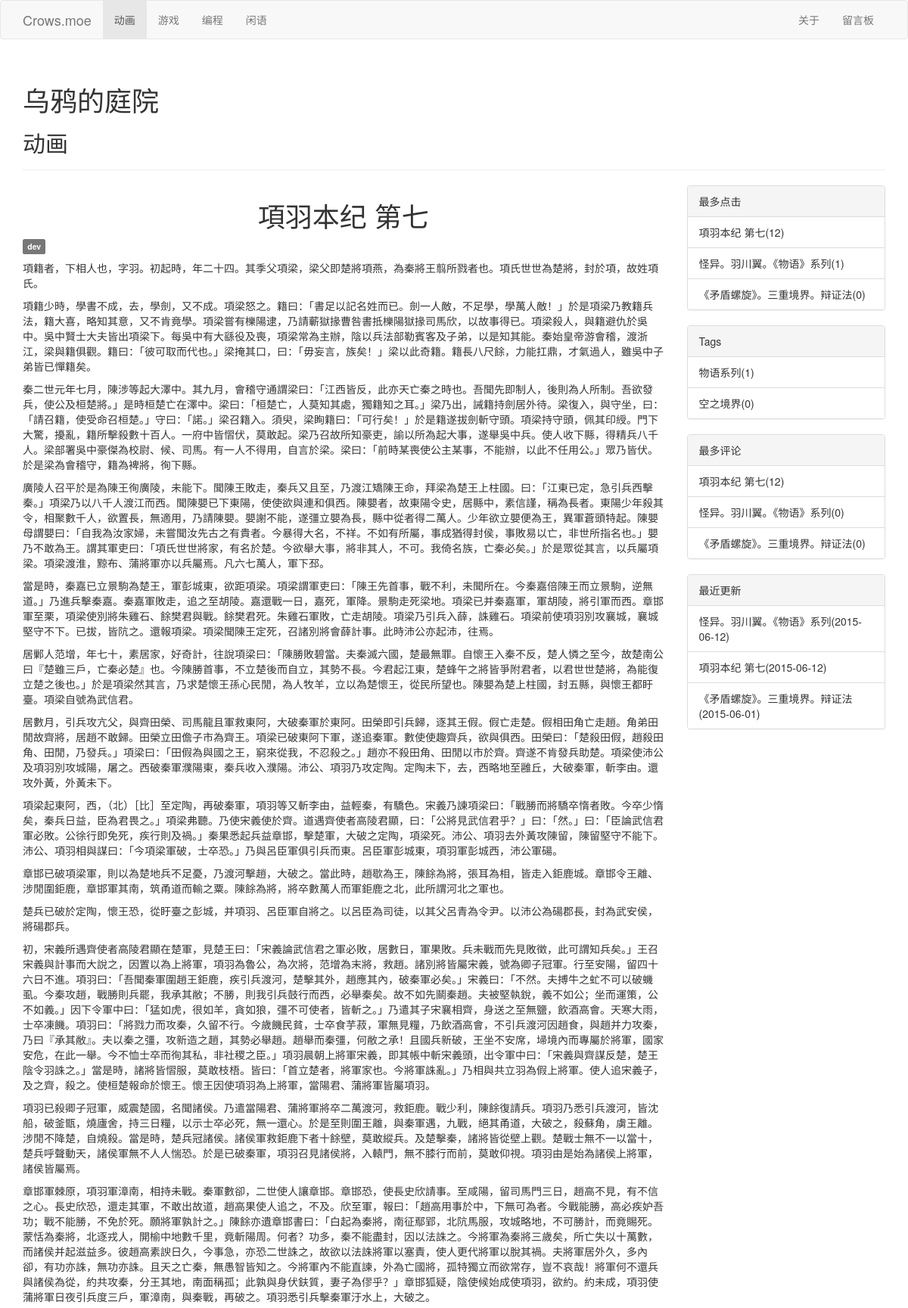
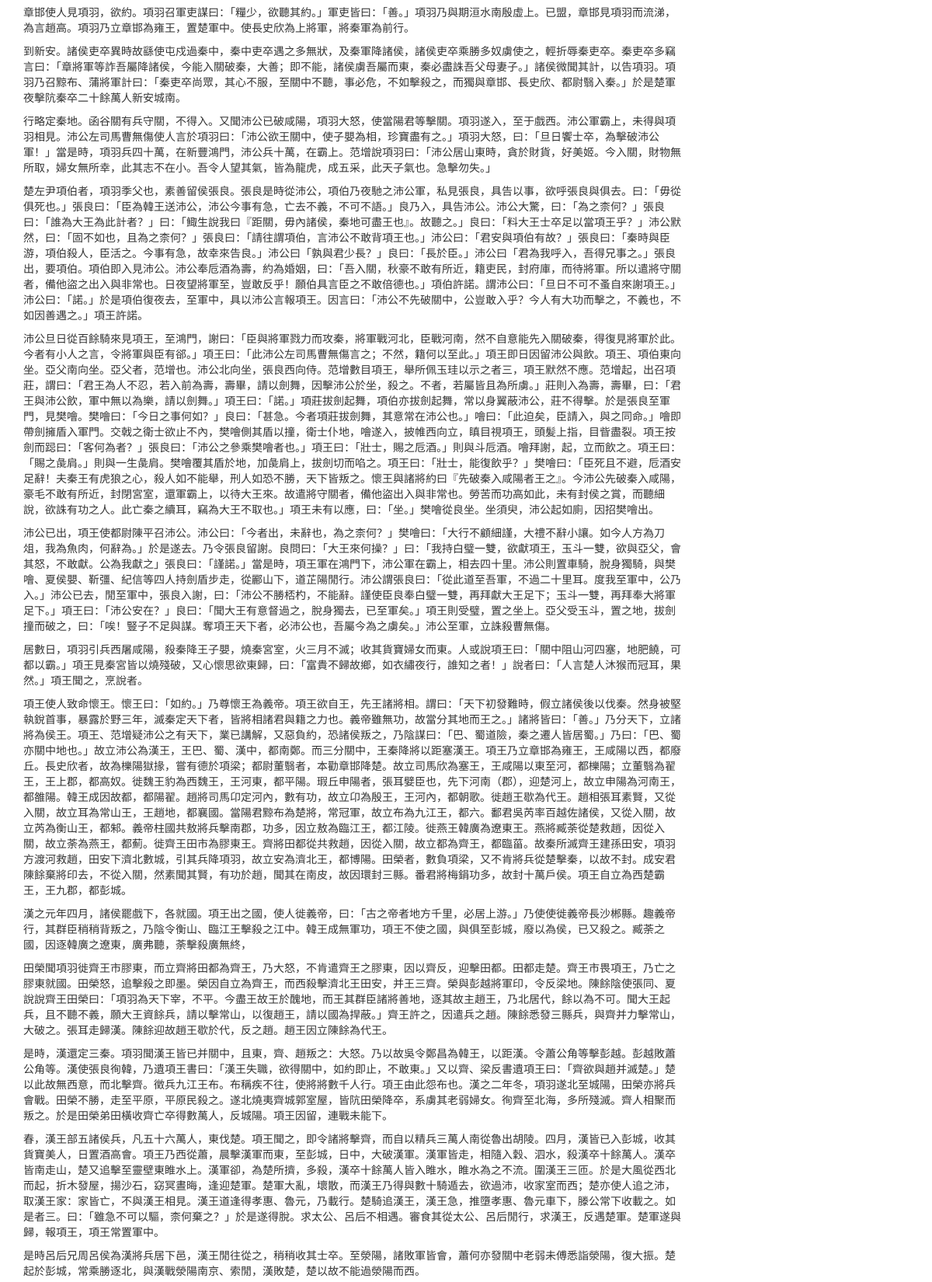
The page /blog/article/3/ (upper part) on the database its author committed (2 pictures, top to bottom).
### blog/models.py (models this page shows, shortened)
class Category(models.Model):
    category_name = models.CharField(max_length=30)
    clicks = models.IntegerField(default=0)

class Article(models.Model):
    title = models.CharField(max_length=100)
    author = models.ForeignKey(Author)
    category = models.ForeignKey(Category)
    tags = models.ManyToManyField(Tag, blank=True)
    publish_time = models.DateTimeField(auto_now_add=True)
    last_update_time = models.DateField(auto_now=True)
    text = models.TextField()
    comments = models.ManyToManyField(Comment, blank=True)
    comments_count = models.IntegerField(default=0)
    clicks = models.IntegerField(default=0)

class Tag(models.Model):
    tag_name = models.CharField(max_length=30)
    clicks = models.IntegerField(default=0)
    category = models.ForeignKey(Category, null=True)

### blog/views.py (the view)
# urls.py: url(r'^article/(?P<article_id>\d+)/$', views.article_view, name='article'),
def article_view(request, article_id):
    article = get_object_or_404(Article, pk=article_id)
    category_list = Category.objects.all()
    tags_list = article.tags.all()
    comments_list = article.comments.all()
    update_clicks_counter(article)
    sbd = SidebarData()
    content = sbd.gather_data(article.category)
    content.update({'article': article,
                    'category_list': category_list,
                    'tags_list': tags_list,
                    'comments_list': comments_list})
    return render(request, 'blog/article.html', content)

### blog/templatetags/blog_filter.py (called while the page is built)
@register.filter(is_safe=True)
@stringfilter
def markdown2html(value):
    html = markdown.markdown(value)
    return mark_safe(html)

@register.filter()
def article_cmt_count(article):
    return article.comments.count()

### blog/views.py (called while the page is built)
def update_clicks_counter(article, delta=1):
    article.clicks += delta
    article.save()
    article.category.clicks += delta
    article.category.save()
    for tag in article.tags.all():
        tag.clicks += delta
        tag.save()

### blog/templates/blog/article.html (shortened to what this page needs)
{% extends 'blog/base_blog.html' %}
{% block nav_var_left %}
  {% for category_item in category_list %}
    {% ifequal category_item.id article.category.id %}
      <li class="active"><a href="{% url 'blog:category' category_item.id %}">
        {{ category_item.category_name }}</a></li>
    {% else %}
      <li><a href="{% url 'blog:category' category_item.id %}">
        {{ category_item.category_name }}</a></li>
    {% endifequal %}
  {% endfor %}
{% endblock %}
{% block top_banner %}
  <h1>乌鸦的庭院</h1>
  <h2>{{ article.category.category_name }}</h2>
{% endblock %}
{% block main_area %}
  <div>
    <h1 class="text-center">{{ article.title }}</h1>
  </div>
  <div>
    {% if tags_list %}
      <ul class="list-inline">
        {% for tag in tags_list %}
          <li><span class="label label-default">{{ tag.tag_name }}</span></li>
        {% endfor %}
      </ul>
    {% endif %}
  </div>
  <div>
    {% load blog_filter %}
    {{ article.text|markdown2html }}
  </div>
{% endblock %}

### blog/templates/blog/base_blog.html (shortened to what this page needs)
{% extends 'common/base_navbar.html' %}
{% block content %}
  <div class="container">
    <div class="page-header">
      {% block top_banner %}
      {% endblock %}
    </div>
    <div class="row">
      <div class="col-sm-9 col-xs-12">
        {% block main_area %}
        {% endblock %}
      </div>
      <div class="col-sm-3 hidden-xs">
        {% block sidebar_right %}
          {% if most_clicks_articles %}
            <div class="panel panel-default pan">
              <div class="panel-heading">最多点击</div>
              <ul class="list-group">
                {% for article in most_clicks_articles %}
                  <li class="list-group-item">{{ article.title }}({{ article.clicks }})</li>
                {% endfor %}
              </ul>
            </div>
          {% endif %}
          {% if most_clicks_tags %}
            <div class="panel panel-default pan">
              <div class="panel-heading">Tags</div>
              <ul class="list-group">
                {% for tag in most_clicks_tags %}
                  <li class="list-group-item">{{ tag.tag_name }}({{ tag.clicks }})</li>
                {% endfor %}
              </ul>
            </div>
          {% endif %}
          {% if most_commented %}
            <div class="panel panel-default pan">
              <div class="panel-heading">最多评论</div>
              <ul class="list-group">
                {% for article in most_commented %}
                  {% load blog_filter %}
                  <li class="list-group-item">{{ article.title }}({{ article | article_cmt_count }})</li>
                {% endfor %}
              </ul>
            </div>
          {% endif %}
          {% block recent_update_area %}
            {% if recent_update %}
              <div class="panel panel-default pan">
                <div class="panel-heading">最近更新</div>
                <ul class="list-group">
                  {% for article in recent_update %}
                    {% load blog_filter %}
                    <li class="list-group-item">{{ article.title }}({{ article.last_update_time| date:"Y-m-d" }})</li>
                  {% endfor %}
                </ul>
              </div>
            {% endif %}
          {% endblock %}
        {% endblock %}
      </div>
    </div>
  </div>
{% endblock %}

### rows shown on the page
Category: category_name "动画"
Category: category_name "游戏"
Category: category_name "编程"
Category: category_name "闲语"
Article: category.category_name "动画", title "項羽本纪 第七", text "項籍者，下相人也，字羽。初起時，年二十四。其季父項梁，梁父即楚將項燕，為秦將王翦所戮者也。項氏世世為楚將，封於項，故姓項氏。 項籍少時，學書不成，去，學劍，又不成。項梁怒之。籍曰：「書足以記名姓而已。劍一人敵，不足學，學萬人敵！」於是項梁乃教籍兵法，籍大喜，略知其意，又不肯竟學。項梁嘗有櫟陽逮，乃請蘄獄掾曹咎書抵櫟陽獄掾司馬欣，以故事得已。項梁殺人，與籍避仇於吳中。吳中賢士大夫皆出項梁下。每吳中有大繇役及喪，項梁常為主辦，陰以兵法部勒賓客及子弟，以是知其能。秦始皇帝游會稽，渡浙江，梁與籍俱觀。籍曰：「彼可取而代也。」梁掩其口，曰：「毋妄言，族矣！」梁以此奇籍。籍長八尺餘，力能扛鼎，才氣過人，雖吳中子弟皆已憚籍矣。 秦二世元年七月，陳涉等起大澤中。其九月，會稽守通謂梁曰：「江西皆反，此亦天亡秦之時也。吾聞先即制人，後則為人所制。吾欲發兵，使公及桓楚將。」是時桓楚亡在澤中。梁曰：「桓楚亡，人莫知其處，獨籍知之耳。」梁乃出，誡籍持劍居外待。梁復入，與守坐，曰：「請召籍，使受命召桓楚。」守曰：「諾。」梁召籍入。須臾，梁眴籍曰：「可行矣！」於是籍遂拔劍斬守頭。項梁持守頭，佩其印綬。門下大驚，擾亂，籍所擊殺數十百人。一府中皆慴伏，莫敢起。梁乃召故所知豪吏，諭以所為起大事，遂舉吳中兵。使人收下縣，得精兵八千人。梁部署吳中豪傑為校尉、候、司馬。有一人不得用，自言於梁。梁曰：「前時某喪使公主某事，不能辦，以此不任用公。」眾乃皆伏。於是梁為會稽守，籍為裨將，徇下縣。…", clicks "12", id "12", last_update_time "2015-06-12"
Tag: tag_name "dev"
Article: title "怪异。羽川翼。《物语》系列", clicks "1", id "0", last_update_time "2015-06-12"
Article: title "《矛盾螺旋》。三重境界。辩证法", clicks "0", id "0", last_update_time "2015-06-01"
Tag: tag_name "物语系列", clicks "1"
Tag: tag_name "空之境界", clicks "0"
